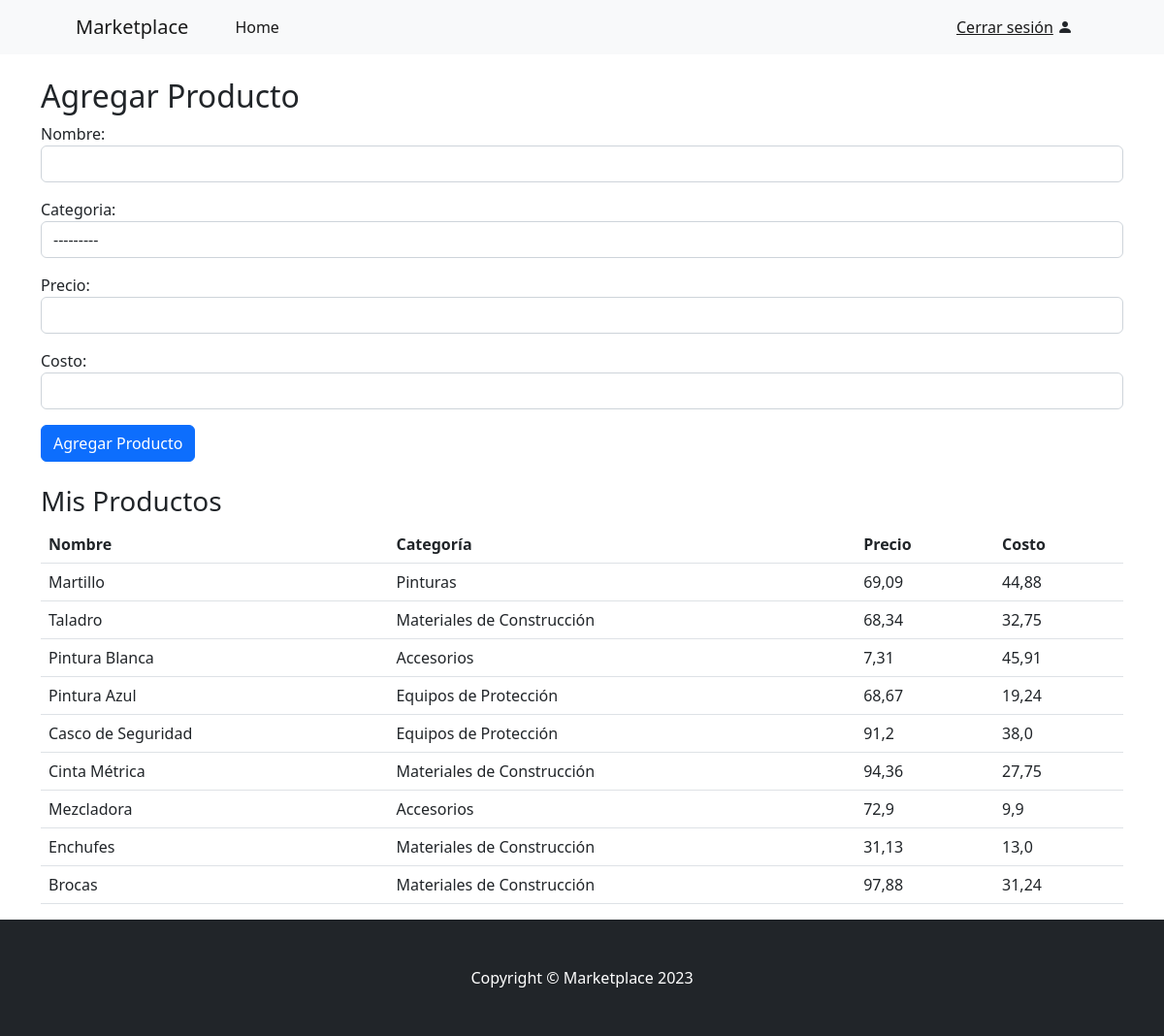
Screenshot of /vendedor (signed in) with the database file from the repository.
### app/models.py (models this page shows, shortened)
class Categoria(models.Model):
    id_categoria = models.AutoField(primary_key=True)
    nombre = models.CharField(max_length=50)
    record_ventas = models.IntegerField()
    def __str__(self):
        return self.nombre

class Producto(models.Model):
    id_producto = models.AutoField(primary_key=True)
    categoria = models.ForeignKey(Categoria, on_delete=models.CASCADE)
    nombre = models.CharField(max_length=50, default="")
    vendedor = models.ForeignKey(CustomUser, on_delete=models.CASCADE, null=True, related_name='productos', limit_choices_to={'is_seller': True})
    precio = models.FloatField()
    costo = models.FloatField()

### app/decorators.py (the view)
    def _wrapped_view(request, *args, **kwargs):
        if request.user.is_authenticated and request.user.is_seller:
            return view_func(request, *args, **kwargs)
        return HttpResponseForbidden("No tienes permiso para acceder a esta página.")

### app/forms.py
class ProductoForm(forms.ModelForm):
    class Meta:
        model = Producto
        fields = ['nombre', 'categoria', 'precio', 'costo']
        widgets = {
            'nombre': forms.TextInput(attrs={'class': 'form-control'}),
            'categoria': forms.Select(attrs={'class': 'form-control'}),
            'precio': forms.NumberInput(attrs={'class': 'form-control'}),
            'costo': forms.NumberInput(attrs={'class': 'form-control'}),
        }

### app/views.py (called while the page is built)
@seller_required
def vendedor_home(request):
    if request.method == 'POST':
        form = ProductoForm(request.POST)
        if form.is_valid():
            producto = form.save(commit=False)
            producto.vendedor = request.user  # Asocia el producto con el usuario autenticado
            producto.save()
            return redirect('vendedor_home')  # Redirige para evitar resubir el formulario
    else:
        form = ProductoForm()
    productos = Producto.objects.filter(vendedor=request.user)  # Opcional: mostrar productos del vendedor
    return render(request, 'vendedor_home.html', {
        'form': form,
        'productos': productos
    })

### templates/vendedor_home.html (shortened to what this page needs)
{% extends "base.html" %}
{% block content %}
<div class="container mt-4">
    <h2>Agregar Producto</h2>
    <form method="post" enctype="multipart/form-data">
        {{ form.as_p }}
        <button type="submit" class="btn btn-primary">Agregar Producto</button>
    </form>
    <h3 class="mt-4">Mis Productos</h3>
    <table class="table">
        <thead>
            <tr>
                <th>Nombre</th>
                <th>Categoría</th>
                <th>Precio</th>
                <th>Costo</th>
            </tr>
        </thead>
        <tbody>
            {% for producto in productos %}
            <tr>
                <td>{{ producto.nombre }}</td>
                <td>{{ producto.categoria }}</td>
                <td>{{ producto.precio }}</td>
                <td>{{ producto.costo }}</td>
            </tr>
            {% empty %}
            <tr>
                <td colspan="4">No tienes productos.</td>
            </tr>
            {% endfor %}
        </tbody>
    </table>
</div>
{% endblock %}

### rows the page displays
Producto: nombre "Martillo", categoria "Pinturas", precio "69,09", costo "44,88"
Producto: nombre "Taladro", categoria "Materiales de Construcción", precio "68,34", costo "32,75"
Producto: nombre "Pintura Blanca", categoria "Accesorios", precio "7,31", costo "45,91"
Producto: nombre "Pintura Azul", categoria "Equipos de Protección", precio "68,67", costo "19,24"
Producto: nombre "Casco de Seguridad", categoria "Equipos de Protección", precio "91,2", costo "38,0"
Producto: nombre "Cinta Métrica", categoria "Materiales de Construcción", precio "94,36", costo "27,75"
Producto: nombre "Mezcladora", categoria "Accesorios", precio "72,9", costo "9,9"
Producto: nombre "Enchufes", categoria "Materiales de Construcción", precio "31,13", costo "13,0"
Producto: nombre "Brocas", categoria "Materiales de Construcción", precio "97,88", costo "31,24"
